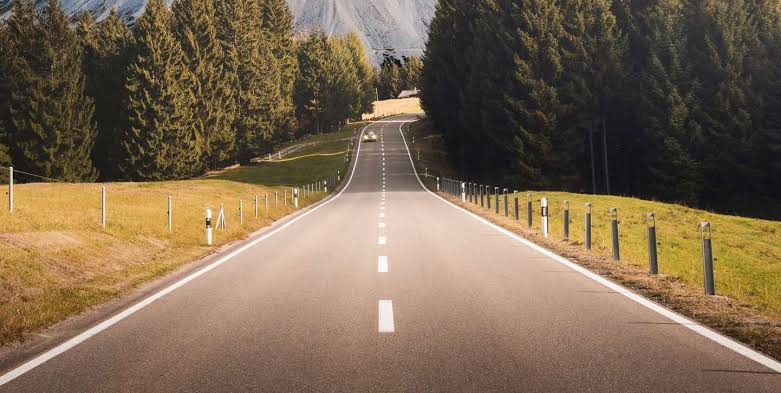
#> input picture scenario_5_road_surface/input/dry_road.jpg, 781 x 393 px
$ python -i preprocessing.py   (imports and definitions only)
#> lines starting #> are read from the running program, lines starting #| are printed output that depends on the picture
"""Image preprocessing using classical computer vision techniques."""

from __future__ import annotations

import cv2
import numpy as np


# [14 lines left out: function normalize_image, not called in this run]


def contrast_stretch(
    image: np.ndarray,
) -> np.ndarray:
    """Stretch every color channel across the full intensity range."""
    channels = cv2.split(image)
    stretched_channels = []

    for channel in channels:
        minimum = int(channel.min())
        maximum = int(channel.max())

        if maximum == minimum:
            stretched_channels.append(channel.copy())
            continue

        stretched = cv2.normalize(
            channel,
            None,
            alpha=0,
            beta=255,
            norm_type=cv2.NORM_MINMAX,
        )

        stretched_channels.append(stretched)

    return cv2.merge(stretched_channels)


# [69 lines left out: function preprocess_road_region, not called in this run]

>>> import cv2
>>> picture = cv2.imread('input/dry_road.jpg')
#> picture is the input picture: shape (393, 781, 3); mean B, G, R 80.4, 103.3, 123.4
>>> result = contrast_stretch(picture)
#> the loop in contrast_stretch, `for channel in channels:` made 3 passes
#> minimum on passes 1 to 3: 0, 0, 1
#> pass 1, in contrast_stretch, `stretched = cv2.normalize( channel, None, alpha=0, beta=255, norm_type..`:
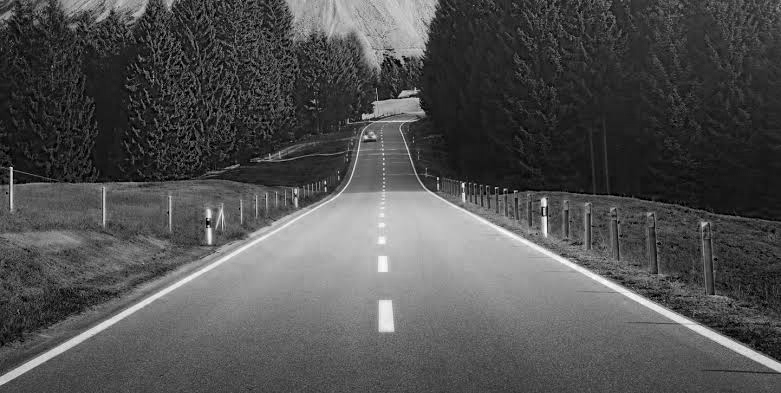
#> stretched: shape (393, 781); min 0, max 255, mean 80.4
#> pass 2, in contrast_stretch, `stretched = cv2.normalize( channel, None, alpha=0, beta=255, norm_type..`:
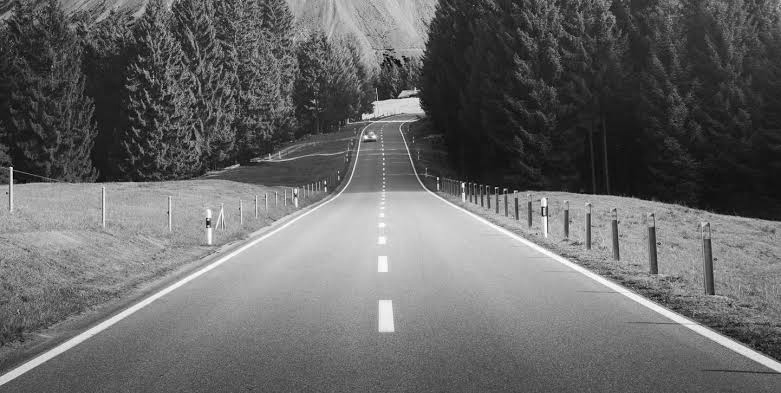
#> stretched: shape (393, 781); min 0, max 255, mean 103.3
#> pass 3, in contrast_stretch, `stretched = cv2.normalize( channel, None, alpha=0, beta=255, norm_type..`:
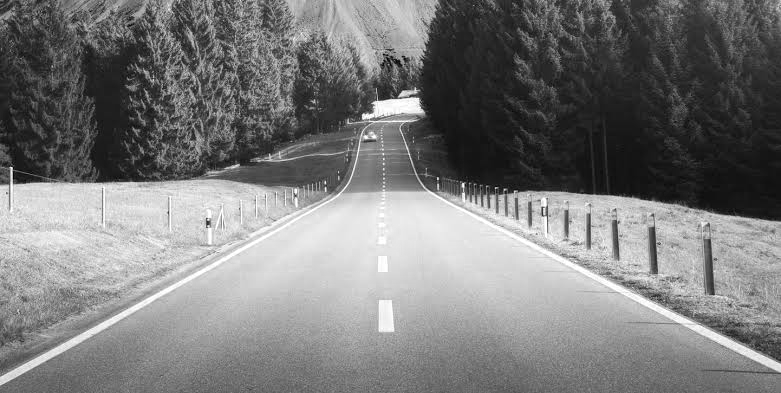
#> stretched: shape (393, 781); min 0, max 255, mean 122.9
#> after the loop in contrast_stretch, `for channel in channels:`: stretched_channels = 3 items

$ run again, on scenario_5_road_surface/input/large_pothole.jpg
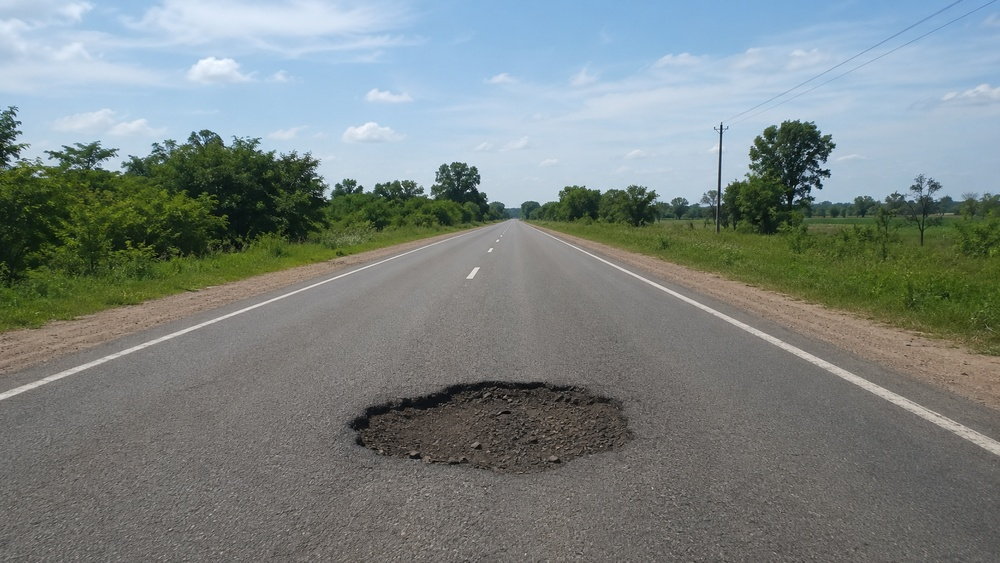
#> input picture scenario_5_road_surface/input/large_pothole.jpg, 1000 x 563 px, shrunk from 1672 x 941 before the run
#> picture is the input picture: shape (563, 1000, 3); mean B, G, R 130.2, 131.7, 122.6
#> the loop in contrast_stretch, `for channel in channels:` made 3 passes
#> maximum on passes 1 to 3: 255, 253, 246
#> pass 1, in contrast_stretch, `stretched = cv2.normalize( channel, None, alpha=0, beta=255, norm_type..`:
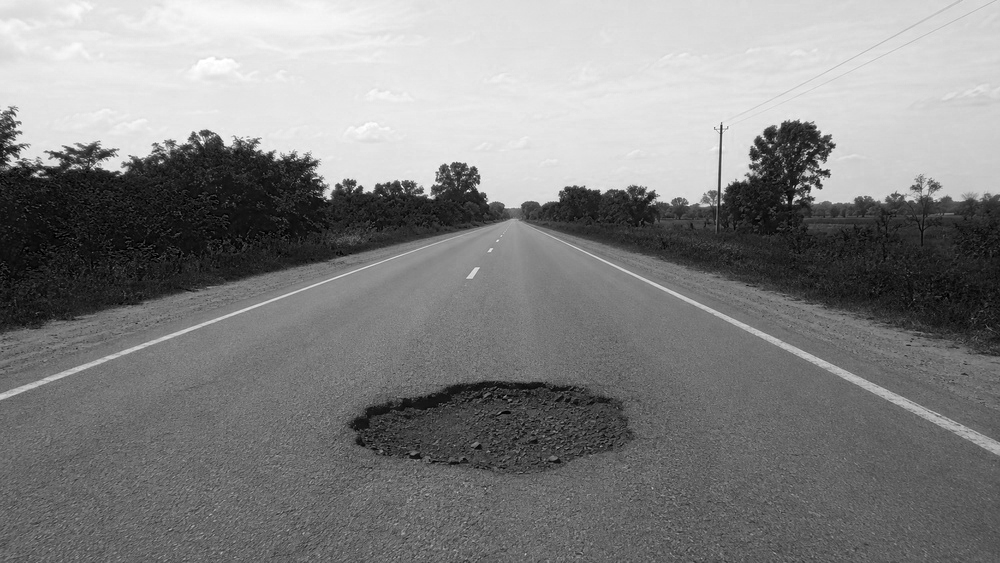
#> stretched: shape (563, 1000); min 0, max 255, mean 130.2
#> pass 3, in contrast_stretch, `stretched = cv2.normalize( channel, None, alpha=0, beta=255, norm_type..`:
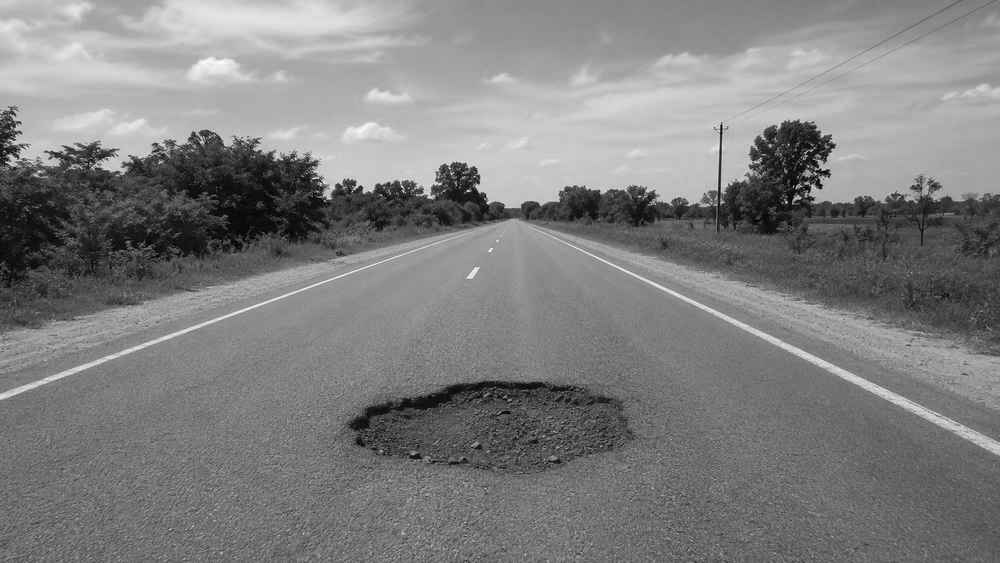
#> stretched: shape (563, 1000); min 0, max 255, mean 127.1
#> after the loop in contrast_stretch, `for channel in channels:`: stretched_channels = 3 items

$ run again, on scenario_5_road_surface/input/snow_road.jpg
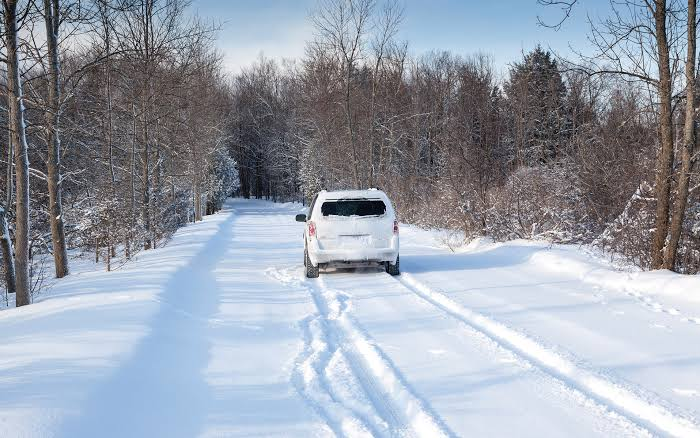
#> input picture scenario_5_road_surface/input/snow_road.jpg, 700 x 438 px
#> picture is the input picture: shape (438, 700, 3); mean B, G, R 172.6, 160.7, 153.4
#> the loop in contrast_stretch, `for channel in channels:` made 3 passes
#> pass 1, in contrast_stretch, `stretched = cv2.normalize( channel, None, alpha=0, beta=255, norm_type..`:
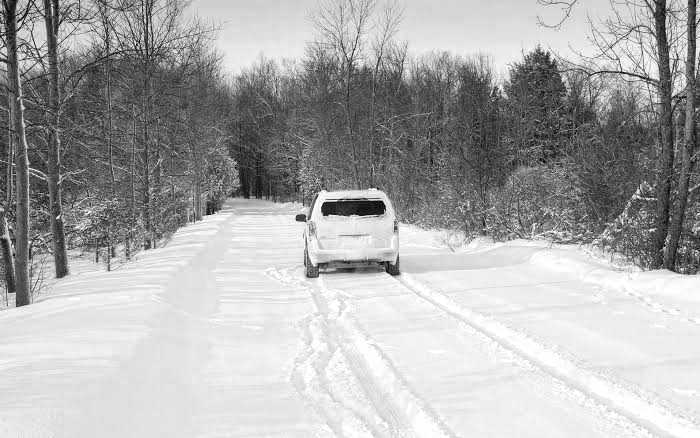
#> stretched: shape (438, 700); min 0, max 255, mean 172.6
#> pass 3, in contrast_stretch, `stretched = cv2.normalize( channel, None, alpha=0, beta=255, norm_type..`:
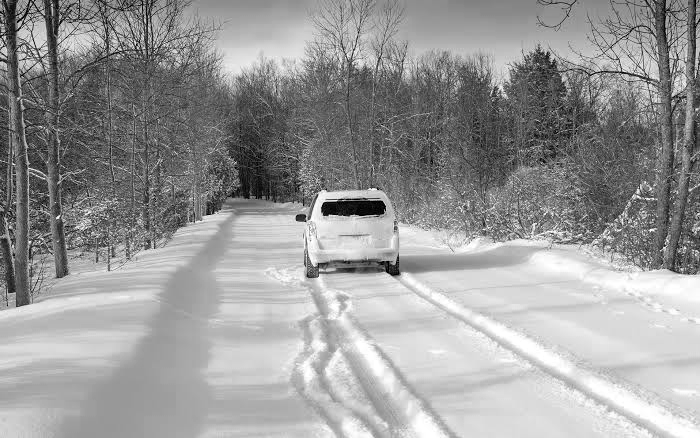
#> stretched: shape (438, 700); min 0, max 255, mean 153.4
#> after the loop in contrast_stretch, `for channel in channels:`: stretched_channels = 3 items

$ run again, on scenario_5_road_surface/input/wet_road.jpg
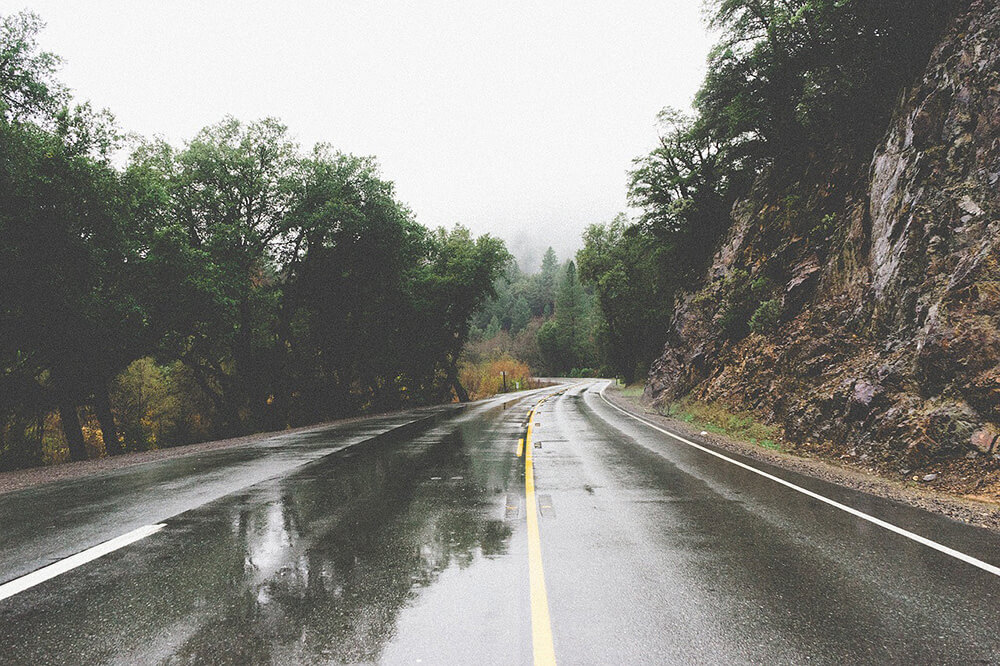
#> input picture scenario_5_road_surface/input/wet_road.jpg, 1000 x 666 px
#> picture is the input picture: shape (666, 1000, 3); mean B, G, R 123.4, 129.5, 130.1
#> the loop in contrast_stretch, `for channel in channels:` made 3 passes
#> pass 1, in contrast_stretch, `stretched = cv2.normalize( channel, None, alpha=0, beta=255, norm_type..`:
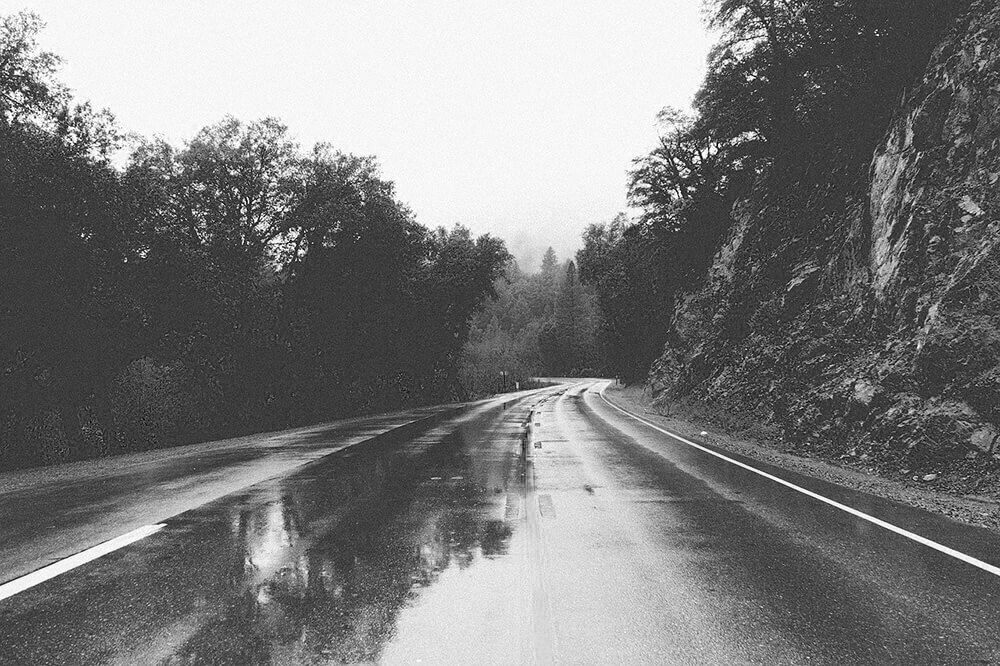
#> stretched: shape (666, 1000); min 0, max 255, mean 123.4
#> pass 2, in contrast_stretch, `stretched = cv2.normalize( channel, None, alpha=0, beta=255, norm_type..`:
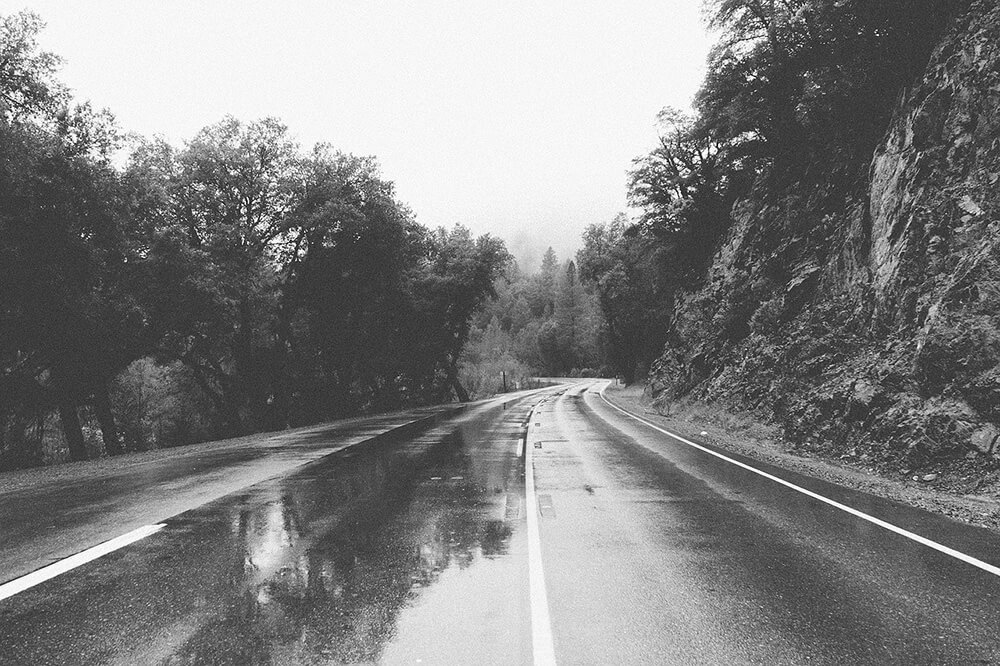
#> stretched: shape (666, 1000); min 0, max 255, mean 129.5
#> after the loop in contrast_stretch, `for channel in channels:`: stretched_channels = 3 items
